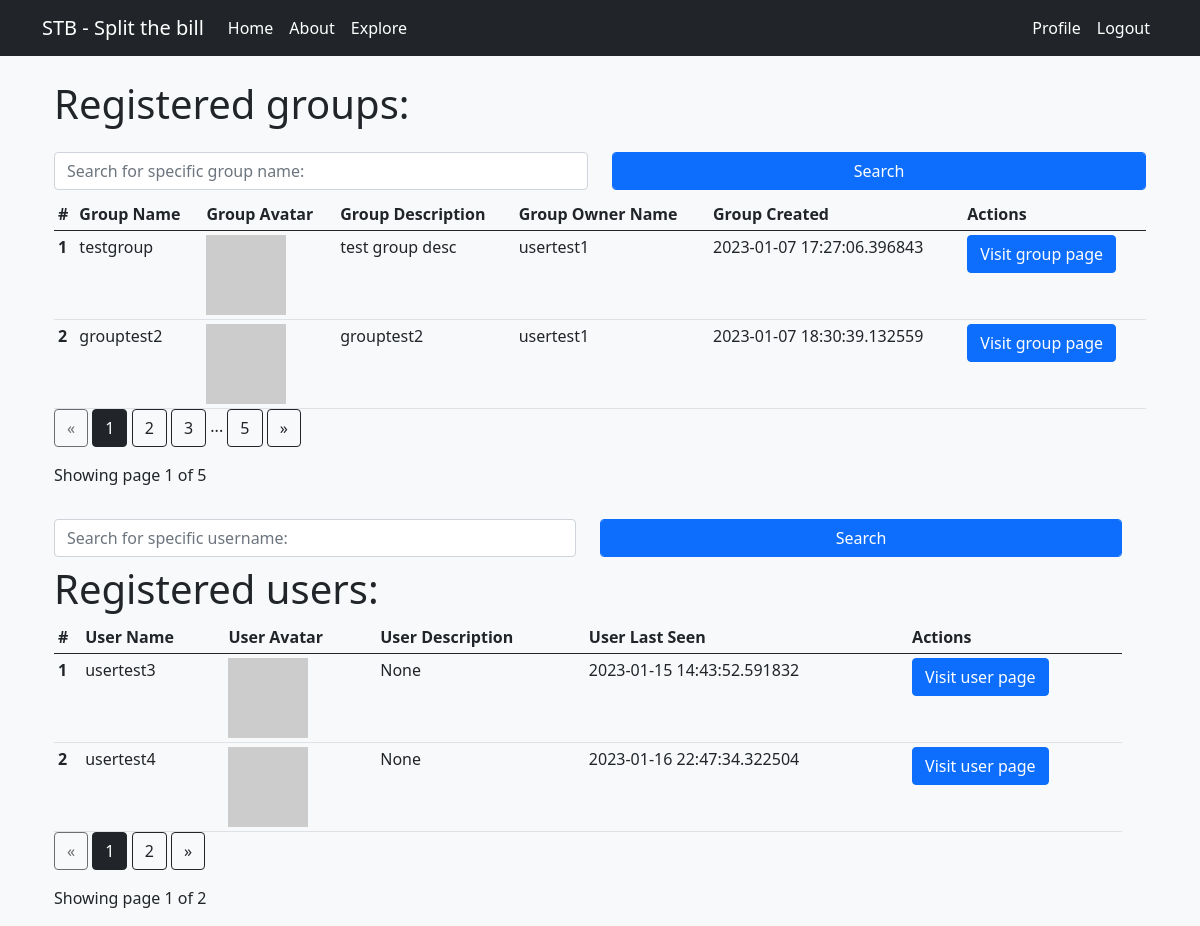
Page /explore (signed in) on the committed database.
### app/models.py (models this page shows, shortened)
class Group(db.Model):
    id = db.Column(db.Integer, primary_key=True)
    name = db.Column(db.String(64), index=True, unique=True)
    owner_id = db.Column(db.Integer, db.ForeignKey("user.id", ondelete='CASCADE'))
    date_created = db.Column(db.DateTime, default=datetime.utcnow)
    description = db.Column(db.String(128))
    owner = db.relationship("User", foreign_keys=[owner_id], backref=db.backref("owned_groups", lazy=True, cascade="all, delete, delete-orphan", passive_deletes=True, single_parent=True))
    membership_requests = db.relationship("MembershipRequest", cascade="all, delete, delete-orphan", passive_deletes=True, single_parent=True, backref=db.backref("group", lazy=True))
    invitations = db.relationship("Invitation", cascade="all, delete, delete-orphan", passive_deletes=True, single_parent=True,  backref=db.backref("group", lazy=True))
    def avatar(self, size):
        digest = md5(self.description.lower().encode("utf-8")).hexdigest()
        return f"https://avatars.dicebear.com/api/identicon/{digest}.svg?size={size}"

class User(UserMixin, db.Model):
    id = db.Column(db.Integer, primary_key=True)
    username = db.Column(db.String(64), index=True, unique=True, nullable=False)
    email = db.Column(db.String(128), index=True, unique=True, nullable=False)
    password_hash = db.Column(db.String(128), nullable=False)
    about_me = db.Column(db.String(128))
    last_seen = db.Column(db.DateTime, default=datetime.utcnow)
    is_admin = db.Column(db.Boolean, default=False, nullable=False)
    groups = db.relationship("Group", secondary="group_member", backref=db.backref("users", lazy=True,cascade="all, delete, delete-orphan", passive_deletes=True, single_parent=True))
    membership_requests = db.relationship("MembershipRequest", cascade="all, delete, delete-orphan", passive_deletes=True, single_parent=True, backref=db.backref("user", lazy=True))
    invitations = db.relationship("Invitation",cascade="all, delete, delete-orphan", passive_deletes=True, single_parent=True, backref=db.backref("user", lazy=True))
    def avatar(self, size):
        digest = md5(self.email.lower().encode("utf-8")).hexdigest()
        return f"https://avatars.dicebear.com/api/personas/{digest}.svg?size={size}"

### app/main/routes.py (the view)
@bp.route('/explore', methods=['GET'])
@login_required
def explore():
    page_group = request.args.get('page_group', 1, type=int)
    page_user = request.args.get('page_user', 1, type=int)
    user_filter = request.args.get('user_filter', "", type=str)
    group_filter = request.args.get('group_filter', "", type=str)
    groups = Group.query.filter(Group.name.like(f"%{group_filter}%")).paginate(page=page_group, per_page=2)
    users = User.query.filter(User.username.like(f"%{user_filter}%"), User.is_admin == False).paginate(page=page_user, per_page=2)
    return render_template('explore.html', title='Explore', groups=groups, users=users, group_filter=group_filter, user_filter=user_filter)

### app/main/routes.py (called while the page is built)
@bp.before_request
def before_request():
    if current_user.is_authenticated:
        current_user.last_seen = datetime.utcnow()
        db.session.commit()

### app/models.py (called while the page is built)
@login.user_loader
def load_user(id):
    return User.query.get(int(id))

### app/templates/explore.html
{% extends 'base.html' %}
{% block app_content %}
<div class="container">
    <div class="row">
        <h1>Registered groups:</h1>
        <form
            action="{{ url_for('main.explore', page_group=groups.page, page_user=users.page, user_filter=user_filter, group_filter=group_filter) }}"
            method="GET" autocomplete="off">
            <div class="row mt-2">
                <div class="col-6">
                    <input type="text" class="form-control my-2" name="group_filter" id="group_filter"
                        placeholder="Search for specific group name:" />
                </div>
                <div class="col-6" align="left">
                    <input type="submit" value="Search" class="form-control btn btn-primary my-2" name="group_filter">
                </div>
        </form>
        <div class="table-responsive">
            <table class="table table-sm mb-0">
                <thead class="thead-dark">
                    <tr>
                        <th>#</th>
                        <th>Group Name</th>
                        <th>Group Avatar</th>
                        <th>Group Description</th>
                        <th>Group Owner Name</th>
                        <th>Group Created</th>
                        <th>Actions</th>
                    </tr>
                </thead>
                <tbody>
                    {% for group in groups.items %}
                    <tr>
                        <th scope="row">{{ loop.index }}</th>
                        <td>{{ group.name }}</td>
                        <td><img src="{{ group.avatar(32) }}"></td>
                        <td>{{ group.description }}</td>
                        <td>{{ group.owner.username }}</td>
                        <td>{{ group.date_created }}</td>
                        <td>
                            <form action="{{ url_for('main.group', groupname=group.name) }}" method="GET">
                                <button type="submit" class="btn btn-primary">Visit group page</button>
                            </form>
                        </td>
                    </tr>
                    {% endfor %}
                </tbody>
            </table>
        </div>
        <div class="text-right">
            <a href="{{ url_for('main.explore', page_group=groups.prev_num, user_filter=user_filter, group_filter=group_filter) }}"
                class="btn btn-outline-dark
               {% if groups.page == 1 %}disabled{% endif %}">
                &laquo;
            </a>
            {% for page_num_group in groups.iter_pages(left_edge=1, right_edge=1, left_current=1, right_current=2) %}
            {% if page_num_group %}
            {% if groups.page == page_num_group %}
            <a href="{{ url_for('main.explore', page_group=page_num_group, page_user=users.page, user_filter=user_filter, group_filter=group_filter) }}"
                class="btn btn-dark">
                {{ page_num_group }}
            </a>
            {% else %}
            <a href="{{ url_for('main.explore', page_group=page_num_group, page_user=users.page, user_filter=user_filter, group_filter=group_filter) }}"
                class="btn btn-outline-dark">
                {{ page_num_group }}
            </a>
            {% endif %}
            {% else %}
            ...
            {% endif %}
            {% endfor %}
            <a href="{{ url_for('main.explore', page_group=groups.next_num, page_user=users.page, user_filter=user_filter, group_filter=group_filter) }}"
                class="btn btn-outline-dark
               {% if groups.page == groups.pages %}disabled{% endif %}">
                &raquo;
            </a>
        </div>
        <p class="text-right mt-3">
            Showing page {{ groups.page }} of {{ groups.pages }}
        </p>
    </div>
    <div class="row">
        <form
            action="{{ url_for('main.explore', page_group=groups.page, page_user=users.page, user_filter=user_filter, group_filter=group_filter) }}"
            method="GET" autocomplete="off">
            <div class="row mt-2">
                <div class="col-6">
                    <input type="text" class="form-control my-2" name="user_filter" id="user_filter"
                        placeholder="Search for specific username:" />
                </div>
                <div class="col-6" align="left">
                    <input type="submit" value="Search" class="form-control btn btn-primary my-2" name="user_filter">
                </div>
        </form>
        <h1>Registered users:</h1>
        <div class="table-responsive">
            <table class="table table-sm mb-0">
                <thead class="thead-dark">
                    <tr>
                        <th>#</th>
                        <th>User Name</th>
                        <th>User Avatar</th>
                        <th>User Description</th>
                        <th>User Last Seen</th>
                        <th>Actions</th>
                    </tr>
                </thead>
                <tbody>
                    {% for user in users.items %}
                    <tr>
                        <th scope="row">{{ loop.index }}</th>
                        <td>{{ user.username }}</td>
                        <td><img src="{{ user.avatar(32) }}"></td>
                        <td>{{ user.about_me }}</td>
                        <td>{{ user.last_seen }}</td>
                        <td>
                            <form action="{{ url_for('main.user', username=user.username) }}" method="GET">
                                <button type="submit" class="btn btn-primary">Visit user page</button>
                            </form>
                        </td>
                    </tr>
                    {% endfor %}
                </tbody>
            </table>
        </div>
        <div class="text-right">
            <a href="{{ url_for('main.explore', page_group=groups.page, page_user=users.prev_num, user_filter=user_filter, group_filter=group_filter) }}"
                class="btn btn-outline-dark
                       {% if users.page == 1 %}disabled{% endif %}">
                &laquo;
            </a>
            {% for page_num_user in users.iter_pages(left_edge=1, right_edge=1, left_current=1, right_current=2) %}
            {% if page_num_user %}
            {% if users.page == page_num_user %}
            <a href="{{ url_for('main.explore', page_group=groups.page, page_user=page_num_user, user_filter=user_filter, group_filter=group_filter) }}"
                class="btn btn-dark">
                {{ page_num_user }}
            </a>
            {% else %}
            <a href="{{ url_for('main.explore', page_group=groups.page, page_user=page_num_user, user_filter=user_filter, group_filter=group_filter) }}"
                class="btn btn-outline-dark">
                {{ page_num_user }}
            </a>
            {% endif %}
            {% else %}
            ...
            {% endif %}
            {% endfor %}
            <a href="{{ url_for('main.explore', page_group=groups.page, page_user=users.next_num, user_filter=user_filter, group_filter=group_filter) }}"
                class="btn btn-outline-dark
                       {% if users.page == users.pages %}disabled{% endif %}">
                &raquo;
            </a>
        </div>
        <p class="text-right mt-3">
            Showing page {{ users.page }} of {{ users.pages }}
        </p>
    </div>
</div>
{% endblock %}

### app/templates/base.html (shortened to what this page needs)
<!doctype html>
<html lang="en">
  <head>
    <link href="https://cdn.jsdelivr.net/npm/bootstrap@5.0.2/dist/css/bootstrap.min.css" rel="stylesheet">
  </head>
  <body class="bg-light">
    {% include 'navbar.html' %}
    {% block content %}
        <div class="container">
          <br>
            {% block app_content %}
            {% endblock %}
        </div>
    {% endblock %}
  </body>
</html>

### app/templates/navbar.html (shortened to what this page needs)
<nav class="navbar navbar-expand-md navbar-dark bg-dark">
  <div class="container">
    <a class="navbar-brand" href="#">STB - Split the bill</a>
    <div class="collapse navbar-collapse" id="navbarSupportedContent">
      <ul class="navbar-nav me-auto mb-2 mb-lg-0">
        <li class="nav-item">
          <a class="nav-link active" aria-current="page" href="{{ url_for('main.index') }}">Home</a>
        </li>
        <li class="nav-item">
          <a class="nav-link active" aria-current="page" href="{{ url_for('main.index') }}">About</a>
        </li>
        <li class="nav-item">
          <a class="nav-link active" aria-current="page" href="{{ url_for('main.explore') }}">Explore</a>
        </li>
      </ul>
      <ul class="navbar-nav ms-auto mb-2 mb-lg-0">
        {% if current_user.is_anonymous %}
        <li class="nav-item">
          <a class="nav-link active" aria-current="page" href="{{ url_for('auth.login') }}">Login</a>
        </li>
        <li class="nav-item">
          <a class="nav-link active" aria-current="page" href="{{ url_for('auth.register') }}">Register</a>
        </li>
        {% else %}
        <li class="nav-item">
          <a class="nav-link active" aria-current="page"
            href="{{ url_for('main.user', username=current_user.username) }}">Profile</a>
        </li>
        <li class="nav-item">
          <a class="nav-link active" aria-current="page" href="{{ url_for('auth.logout') }}">Logout</a>
        </li>
        {% endif %}
      </ul>
    </div>
  </div>
</nav>

### rows in the picture
Group: name "testgroup", description "test group desc", owner.username "usertest1", date_created "2023-01-07 17:27:06.396843"
Group: name "grouptest2", description "grouptest2", owner.username "usertest1", date_created "2023-01-07 18:30:39.132559"
User: username "usertest3", about_me "None", last_seen "2023-01-15 14:43:52.591832"
User: username "usertest4", about_me "None", last_seen "2023-01-16 22:47:34.322504"

### other values in the picture
{{ page_num_group }} "1"
{{ page_num_group }} "2" "3" "5"
{{ groups.page }} "1"
{{ groups.pages }} "5"
{{ page_num_user }} "1"
{{ page_num_user }} "2"
{{ users.page }} "1"
{{ users.pages }} "2"
